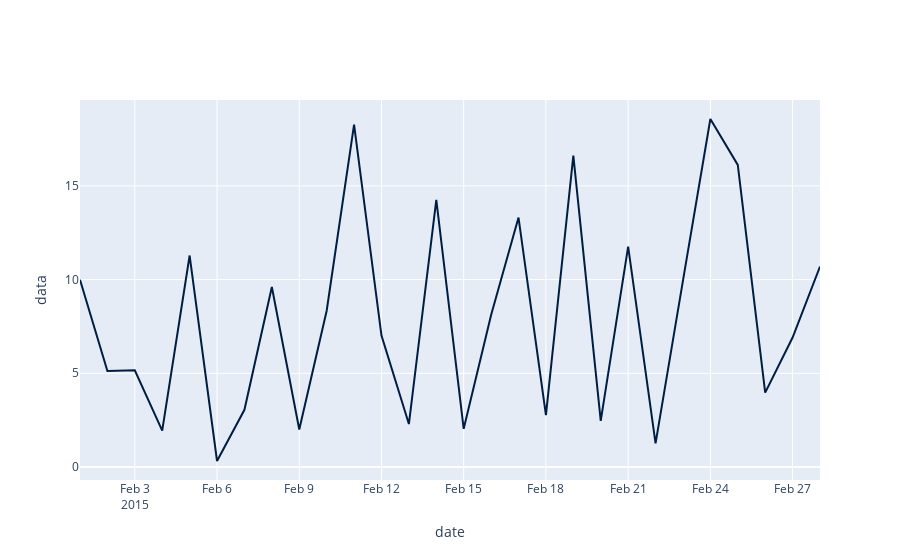

Here is the notebook cell this chart was saved with:
### Code cell
dates = ["2015-02-01", "2015-02-02", "2015-02-03", "2015-02-04", "2015-02-05",
       "2015-02-06", "2015-02-07", "2015-02-08", "2015-02-09", "2015-02-10",
       "2015-02-11", "2015-02-12", "2015-02-13", "2015-02-14", "2015-02-15",
       "2015-02-16", "2015-02-17", "2015-02-18", "2015-02-19", "2015-02-20",
       "2015-02-21", "2015-02-22", "2015-02-23", "2015-02-24", "2015-02-25",
       "2015-02-26", "2015-02-27", "2015-02-28"]
data = np.random.uniform(0, 20, size=28)
Table().with_columns("date", dates, "data", data).plot("date", "data")
